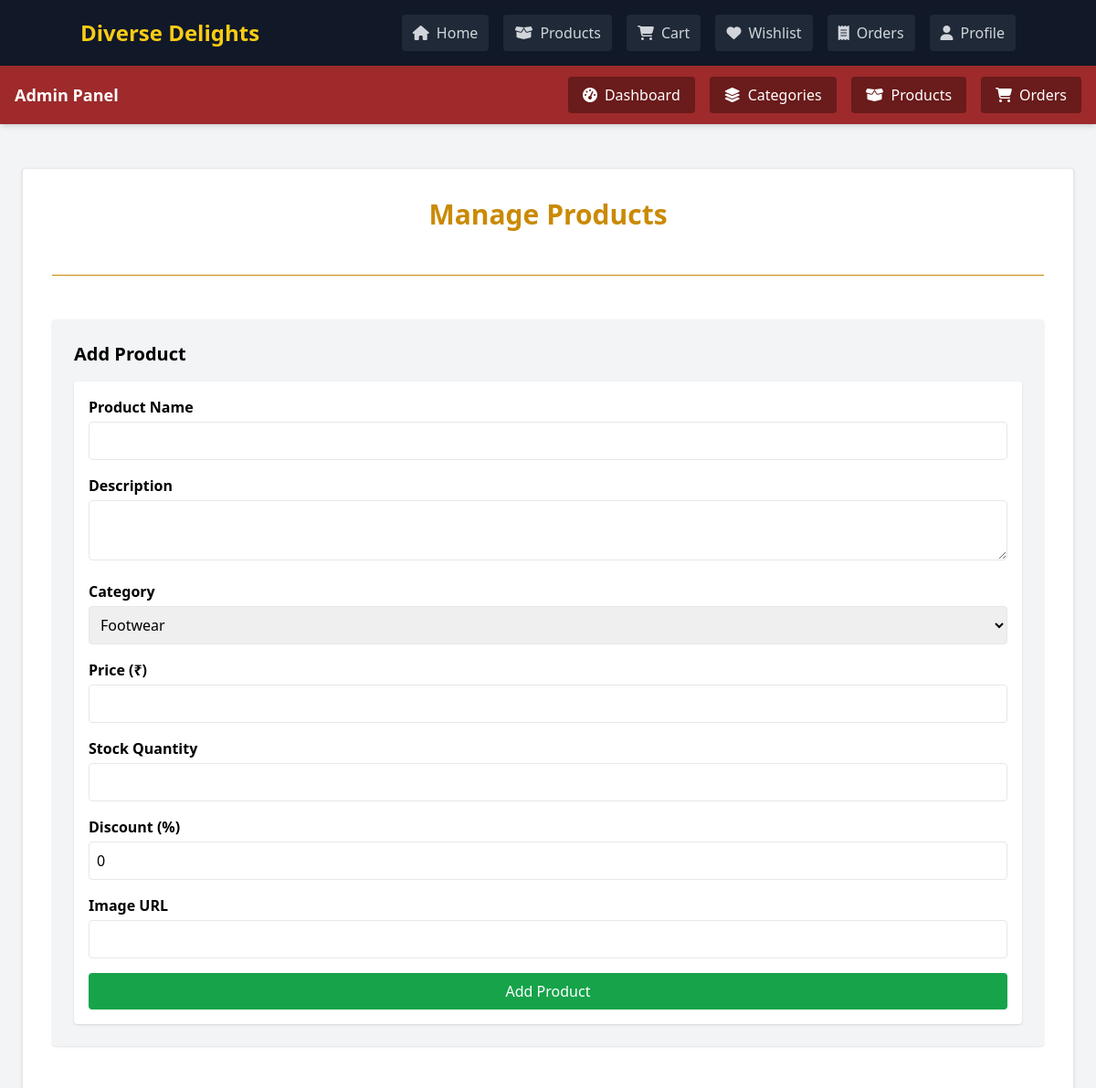
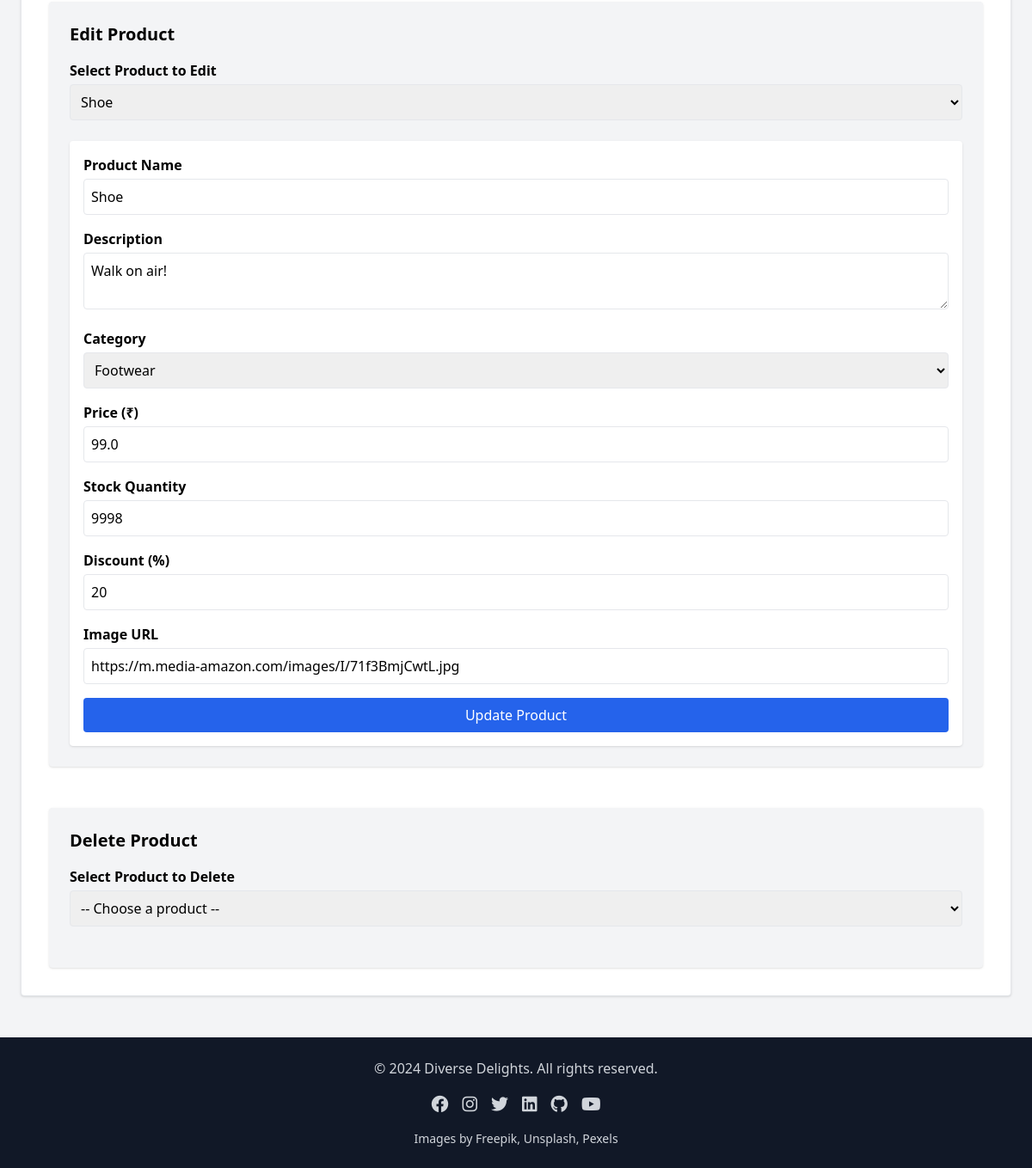
/admin/products/3/edit (signed in), run on the app's committed database (2 pictures, top to bottom).
### models/product.py (models this page shows, shortened)
class Product(db.Model):
    __tablename__ = "product"
    id = db.Column(db.Integer, primary_key=True)
    name = db.Column(db.String(200), nullable=False)
    description = db.Column(db.Text, nullable=False)
    price = db.Column(db.Float, nullable=False)
    image_url = db.Column(db.String(500), nullable=False)
    category_id = db.Column(
        db.Integer,
        db.ForeignKey("category.id"),
        nullable=False
    )
    stock = db.Column(db.Integer, default=0)
    discount = db.Column(db.Integer, default=0)
    created_at = db.Column(db.DateTime, default=datetime.utcnow)
    updated_at = db.Column(
        db.DateTime,
        default=datetime.utcnow,
        onupdate=datetime.utcnow
    )
    category = db.relationship(
        "Category",
        back_populates="products"
    )
    review = db.relationship(
        "Review",
        back_populates="product",
        cascade="all, delete-orphan"
    )
    wishlists = db.relationship(
        "Wishlist",
        secondary=wishlist_products,
        back_populates="products"
    )

### models/category.py (models this page shows)
class Category(db.Model):
    __tablename__ = "category"
    id = db.Column(db.Integer, primary_key=True)
    category = db.Column(db.String(100), unique=True, nullable=False)
    created_at = db.Column(db.DateTime, default=datetime.utcnow)
    products = db.relationship(
        "Product",
        back_populates="category",
        cascade="all, delete-orphan"
    )

### app.py (the view, shortened to what this page needs)
@app.route("/admin/products/<int:product_id>/edit", methods=["GET", "POST"])
@admin_required
def admin_edit_product(product_id):
    product = Product.query.get_or_404(product_id)
    categories = Category.query.all()
    return render_template(
        "/admin/admin_manage_products.html",
        products=[product],
        categories=categories,
        selected_product=product
    )

### app.py (called while the page is built)
def admin_required(f):
    @wraps(f)
    def wrapper(*args, **kwargs):
        if "user" not in session:
            session['toast'] = {"type": "warning", "message": "Please log in first."}
            return redirect("/auth/login")
        if not session["user"]["is_admin"]:
            session['toast'] = {"type": "error", "message": "Admin access required."}
            return redirect("/")
        return f(*args, **kwargs)
    return wrapper

### templates/admin/admin_manage_products.html (shortened to what this page needs)
<!DOCTYPE html>
<html>
<head>
    <script src="https://cdn.tailwindcss.com"></script>
</head>
<body class="flex flex-col min-h-screen bg-gray-100">
    {% include "components/navbar.html" %}
    {% if session.get("user") and session["user"].get("is_admin") %}
    {% include "components/admin_navbar.html" %}
    {% endif %}
    <main class="flex-grow py-12">
        <div class="max-w-6xl mx-auto bg-white p-8 rounded shadow border space-y-12">
            <h1 class="text-3xl font-bold text-center text-yellow-600">
                Manage Products
            </h1>
            <hr class="my-6 border-yellow-600">
            <div class="bg-gray-100 p-6 rounded shadow">
                <h2 class="text-xl font-bold mb-4">Add Product</h2>
                <form method="POST" action="/admin/products/create" class="space-y-4 bg-white p-4 rounded shadow">
                    <div>
                        <label class="block font-semibold mb-1">Product Name</label>
                        <input name="name" class="w-full p-2 border rounded" required>
                    </div>
                    <div>
                        <label class="block font-semibold mb-1">Description</label>
                        <textarea name="description" class="w-full p-2 border rounded" required></textarea>
                    </div>
                    <div>
                        <label class="block font-semibold mb-1">Category</label>
                        <select name="category_id" class="w-full p-2 border rounded" required>
                            {% for cat in categories %}
                            <option value="{{ cat.id }}" {% if selected_product and cat.id==selected_product.category_id
                                %}selected{% endif %}>
                                {{ cat.category }}
                            </option>
                            {% endfor %}
                        </select>
                    </div>
                    <div>
                        <label class="block font-semibold mb-1">Price (₹)</label>
                        <input type="number" step="0.01" name="price" class="w-full p-2 border rounded" required>
                    </div>
                    <div>
                        <label class="block font-semibold mb-1">Stock Quantity</label>
                        <input type="number" name="stock" class="w-full p-2 border rounded" required>
                    </div>
                    <div>
                        <label class="block font-semibold mb-1">Discount (%)</label>
                        <input type="number" name="discount" class="w-full p-2 border rounded" value="0">
                    </div>
                    <div>
                        <label class="block font-semibold mb-1">Image URL</label>
                        <input name="image_url" class="w-full p-2 border rounded" required>
                    </div>
                    <button class="w-full bg-green-600 text-white py-2 rounded hover:bg-green-700">Add Product</button>
                </form>
            </div>
            <div class="bg-gray-100 p-6 rounded shadow">
                <h2 class="text-xl font-bold mb-4">Edit Product</h2>
                {% if products %}
                <form method="GET" action="/admin/products" class="mb-6">
                    <label class="block font-semibold mb-1">Select Product to Edit</label>
                    <select name="edit_product_id" class="w-full p-2 border rounded" required
                        onchange="this.form.submit()">
                        {% for product in products %}
                        <option value="{{ product.id }}" {% if selected_product and selected_product.id==product.id
                            %}selected{% endif %}>
                            {{ product.name }}
                        </option>
                        {% endfor %}
                    </select>
                </form>
                {% if selected_product %}
                <form method="POST" action="/admin/products/{{ selected_product.id }}/edit"
                    class="space-y-4 bg-white p-4 rounded shadow">
                    <div>
                        <label class="block font-semibold mb-1">Product Name</label>
                        <input name="name" value="{{ selected_product.name }}" class="w-full p-2 border rounded"
                            required>
                    </div>
                    <div>
                        <label class="block font-semibold mb-1">Description</label>
                        <textarea name="description" class="w-full p-2 border rounded"
                            required>{{ selected_product.description }}</textarea>
                    </div>
                    <div>
                        <label class="block font-semibold mb-1">Category</label>
                        <select name="category_id" class="w-full p-2 border rounded" required>
                            {% for cat in categories %}
                            <option value="{{ cat.id }}" {% if selected_product and cat.id==selected_product.category_id
                                %}selected{% endif %}>
                                {{ cat.category }}
                            </option>
                            {% endfor %}
                        </select>
                    </div>
                    <div>
                        <label class="block font-semibold mb-1">Price (₹)</label>
                        <input type="number" step="0.01" name="price" value="{{ selected_product.price }}"
                            class="w-full p-2 border rounded" required>
                    </div>
                    <div>
                        <label class="block font-semibold mb-1">Stock Quantity</label>
                        <input type="number" name="stock" value="{{ selected_product.stock }}"
                            class="w-full p-2 border rounded" required>
                    </div>
                    <div>
                        <label class="block font-semibold mb-1">Discount (%)</label>
                        <input type="number" name="discount" value="{{ selected_product.discount }}"
                            class="w-full p-2 border rounded">
                    </div>
                    <div>
                        <label class="block font-semibold mb-1">Image URL</label>
                        <input name="image_url" value="{{ selected_product.image_url }}"
                            class="w-full p-2 border rounded" required>
                    </div>
                    <button class="w-full bg-blue-600 text-white py-2 rounded hover:bg-blue-700">Update Product</button>
                </form>
                {% endif %}
                {% else %}
                <p class="text-center text-gray-600 mt-4">No products available to edit.</p>
                {% endif %}
            </div>
            <div class="bg-gray-100 p-6 rounded shadow">
                <h2 class="text-xl font-bold mb-4">Delete Product</h2>
                {% if products %}
                <form method="GET" action="/admin/products" class="mb-6">
                    <label class="block font-semibold mb-1">Select Product to Delete</label>
                    <select name="delete_product_id" class="w-full p-2 border rounded" required
                        onchange="this.form.submit()">
                        <option value="">-- Choose a product --</option>
                    </select>
                </form>
                {% else %}
                <p class="text-center text-gray-600 mt-4">No products available to delete.</p>
                {% endif %}
            </div>
        </div>
    </main>
    {% include "components/footer.html" %}
    {% include "components/alerts.html" %}
</body>
</html>

### data on the page
Product: category_id "Footwear", name "Shoe", description "Walk on air!", price "99.0", stock "9998", discount "20", image_url "https://m.media-amazon.com/images/I/71f3BmjCwtL.jpg"

### other printed values
{{ label }} "Home" "Products" "Cart" "Wishlist" "Orders"
{{ label }} "Dashboard" "Categories" "Products" "Orders"
form field edit_product_id "Shoe"
